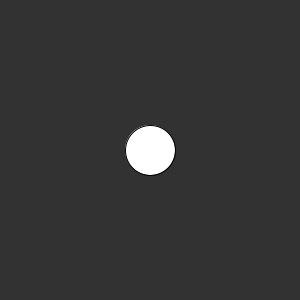
Frame 1 (no input)
Frame 60 (the mouse pressed at the canvas centre just before this capture): identical to frame 1, image omitted
Frame 120 (the mouse held since frame 60 and released just before this capture): identical to frame 1, image omitted

The Processing sketch that drew this single still picture (run headless with seeded random() and noise(); from frame 60 on, the mouse is pressed at the canvas centre):

// Processing sketch: moving_ball_with_arrows
// ── moving_ball_with_arrows.pde
float circleX = 150;
float circleY = 150;

void setup() {
  size(300, 300);
}

void draw() {

  background(50);

  if (keyPressed) {
    if (keyCode == UP) {
      circleY--;
    } else if (keyCode == DOWN) {
      circleY++;
    } else if (keyCode == LEFT) {
      circleX--;
    } else if (keyCode == RIGHT) {
      circleX++;
    }
  }

  ellipse(circleX, circleY, 50, 50);
}
